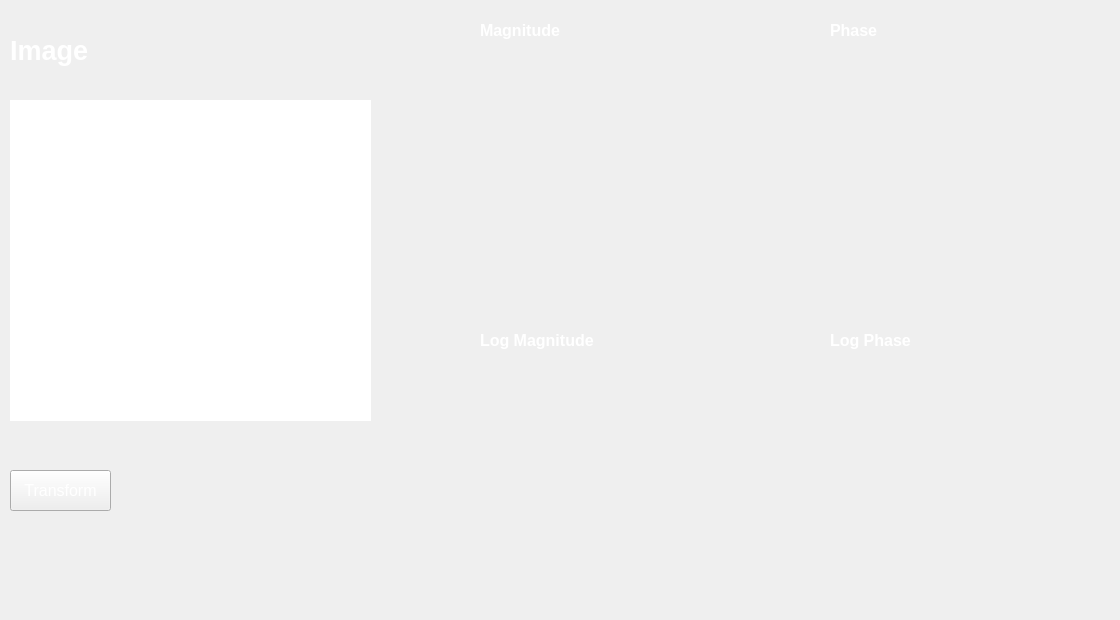
    <widget class="QWidget" name="tab_6">
     <attribute name="title">
      <string>Fourier Transform</string>
     </attribute>
     <widget class="QGraphicsView" name="origina_image_graphicsView">
      <property name="geometry">
       <rect>
        <x>10</x>
        <y>100</y>
        <width>361</width>
        <height>321</height>
       </rect>
      </property>
      <property name="styleSheet">
       <string notr="true">QGraphicsView{ border-width: 0px;
border-style: solid;
}</string>
      </property>
     </widget>
     <widget class="QLabel" name="label_31">
      <property name="geometry">
       <rect>
        <x>10</x>
        <y>30</y>
        <width>241</width>
        <height>41</height>
       </rect>
      </property>
      <property name="font">
       <font>
        <pointsize>20</pointsize>
        <weight>75</weight>
        <bold>true</bold>
       </font>
      </property>
      <property name="styleSheet">
       <string notr="true">color: rgb(255, 255, 255);
</string>
      </property>
      <property name="text">
       <string>Image</string>
      </property>
     </widget>
     <widget class="QLabel" name="label_32">
      <property name="geometry">
       <rect>
        <x>480</x>
        <y>20</y>
        <width>241</width>
        <height>21</height>
       </rect>
      </property>
      <property name="font">
       <font>
        <pointsize>12</pointsize>
        <weight>75</weight>
        <bold>true</bold>
       </font>
      </property>
      <property name="styleSheet">
       <string notr="true">color: rgb(255, 255, 255);</string>
      </property>
      <property name="text">
       <string>Magnitude</string>
      </property>
     </widget>
     <widget class="QLabel" name="label_33">
      <property name="geometry">
       <rect>
        <x>830</x>
        <y>20</y>
        <width>241</width>
        <height>21</height>
       </rect>
      </property>
      <property name="font">
       <font>
        <pointsize>12</pointsize>
        <weight>75</weight>
        <bold>true</bold>
       </font>
      </property>
      <property name="styleSheet">
       <string notr="true">color: rgb(255, 255, 255);</string>
      </property>
      <property name="text">
       <string>Phase</string>
      </property>
     </widget>
     <widget class="QLabel" name="label_34">
      <property name="geometry">
       <rect>
        <x>830</x>
        <y>330</y>
        <width>241</width>
        <height>21</height>
       </rect>
      </property>
      <property name="font">
       <font>
        <pointsize>12</pointsize>
        <weight>75</weight>
        <bold>true</bold>
       </font>
      </property>
      <property name="styleSheet">
       <string notr="true">color: rgb(255, 255, 255);</string>
      </property>
      <property name="text">
       <string>Log Phase</string>
      </property>
     </widget>
     <widget class="QLabel" name="label_35">
      <property name="geometry">
       <rect>
        <x>480</x>
        <y>330</y>
        <width>241</width>
        <height>21</height>
       </rect>
      </property>
      <property name="font">
       <font>
        <pointsize>12</pointsize>
        <weight>75</weight>
        <bold>true</bold>
       </font>
      </property>
      <property name="styleSheet">
       <string notr="true">color: rgb(255, 255, 255);</string>
      </property>
      <property name="text">
       <string>Log Magnitude</string>
      </property>
     </widget>
     <widget class="QPushButton" name="transform_button">
      <property name="geometry">
       <rect>
        <x>10</x>
        <y>470</y>
        <width>101</width>
        <height>41</height>
       </rect>
      </property>
      <property name="font">
       <font>
        <family>MS Shell Dlg 2</family>
        <pointsize>12</pointsize>
        <weight>50</weight>
        <italic>false</italic>
        <bold>false</bold>
       </font>
      </property>
      <property name="styleSheet">
       <string notr="true">color: rgb(255, 255, 255);
font: 12pt &quot;MS Shell Dlg 2&quot;;
</string>
      </property>
      <property name="text">
       <string>Transform</string>
      </property>
     </widget>
     <widget class="MplWidget" name="magnitude" native="true">
      <property name="geometry">
       <rect>
        <x>480</x>
        <y>60</y>
        <width>281</width>
        <height>241</height>
       </rect>
      </property>
     </widget>
     <widget class="MplWidget" name="phase" native="true">
      <property name="geometry">
       <rect>
        <x>830</x>
        <y>60</y>
        <width>281</width>
        <height>241</height>
       </rect>
      </property>
     </widget>
     <widget class="MplWidget" name="log_magnitude" native="true">
      <property name="geometry">
       <rect>
        <x>480</x>
        <y>370</y>
        <width>281</width>
        <height>241</height>
       </rect>
      </property>
     </widget>
     <widget class="MplWidget" name="log_phase" native="true">
      <property name="geometry">
       <rect>
        <x>830</x>
        <y>370</y>
        <width>281</width>
        <height>241</height>
       </rect>
      </property>
     </widget>
    </widget>
